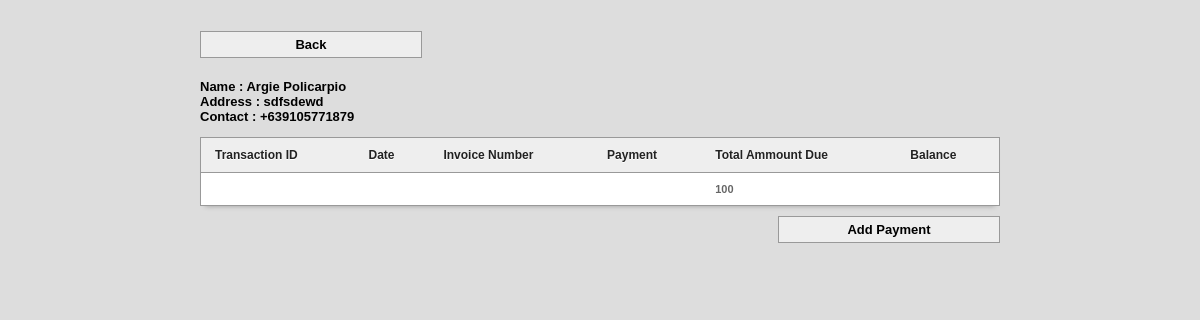
/main/customer_ledger.php?cname=RS-3323240, run on the app's committed database.
### tables this page shows
CREATE TABLE IF NOT EXISTS `customer` (
  `customer_id` int(11) NOT NULL AUTO_INCREMENT,
  `customer_name` varchar(100) NOT NULL,
  `address` varchar(100) NOT NULL,
  `contact` varchar(100) NOT NULL,
  `membership_number` varchar(100) NOT NULL,
  PRIMARY KEY (`customer_id`)
);

CREATE TABLE IF NOT EXISTS `sales` (
  `transaction_id` int(11) NOT NULL AUTO_INCREMENT,
  `invoice_number` varchar(100) NOT NULL,
  `cashier` varchar(100) NOT NULL,
  `date` varchar(100) NOT NULL,
  `type` varchar(100) NOT NULL,
  `amount` varchar(100) NOT NULL,
  `due_date` varchar(100) NOT NULL,
  `name` varchar(100) NOT NULL,
  `balance` varchar(100) NOT NULL,
  PRIMARY KEY (`transaction_id`)
);

### main/customer_ledger.php (the view, shortened to what this page needs)
<html>
<head>
<link href="../style.css" media="screen" rel="stylesheet" type="text/css" />
<link href="src/facebox.css" media="screen" rel="stylesheet" type="text/css" />
</head>
<body>
<div id="maintable">
<div style="margin-top: -19px; margin-bottom: 21px;">
<a id="addd" href="index.php" style="float: none;">Back</a>
</div>
<?php
include('../connect.php');
$tftft=$_GET['cname'];
$resulta = $db->prepare("SELECT * FROM sales WHERE invoice_number= :a");
$resulta->bindParam(':a', $tftft);
$resulta->execute();
for($i=0; $rowa = $resulta->fetch(); $i++){
$name=$rowa['name'];
$amount=$rowa['amount'];
}
$resultas = $db->prepare("SELECT * FROM customer WHERE customer_name= :b");
$resultas->bindParam(':b', $name);
$resultas->execute();
for($i=0; $rowas = $resultas->fetch(); $i++){
echo 'Name : '.$rowas['customer_name'].'<br>';
echo 'Address : '.$rowas['address'].'<br>';
echo 'Contact : '.$rowas['contact'].'<br>';
}
?>
<table id="resultTable" data-responsive="table">
	<thead>
		<tr>
			<th> Transaction ID </th>
			<th> Date </th>
			<th> Invoice Number </th>
			<th> Payment </th>
			<th> Total Ammount Due </th>
			<th> Balance </th>
		</tr>
	</thead>
	<tbody>
			<tr class="record">
			<td>&nbsp;</td>
			<td>&nbsp;</td>
			<td>&nbsp;</td>
			<td>&nbsp;</td>
			<td><strong><?php echo $amount; ?></strong></td>
			<td>&nbsp;</td>
			</tr>
	</tbody>
</table>
<a rel="facebox" id="addd" href="addledger.php?invoice=<?php echo $_GET['cname']; ?>&amount=<?php echo $amount; ?>" style="margin-top: 10px;">Add Payment</a><br><br>
</div>
</body>
</html>

### style.css (style rules this page uses)
body { background: #DDD; font-family: arial; font-size: 13px; font-weight: bold; }
#maintable { margin: 50px auto; width: 800px; }
#addd { border: 1px solid #999; background: #EEEEEE; padding: 5px 10px; box-shadow:0 1px 2px #ddd; -moz-box-shadow:0 1px 2px #ddd; -webkit-box-shadow:0 1px 2px #ddd; width: 25%; display: inline-block; float:right; text-align: center; text-decoration: none; color: #000000; }
#resultTable { border-collapse: separate; background-color: #FFFFFF; border-spacing: 0; max-width: 100%; }
#resultTable { color: #666666; text-shadow: 0 1px 0 #FFFFFF; width: 100%; border: 1px solid #999999; box-shadow: 0 5px 5px -5px rgba(0, 0, 0, 0.3); margin-top: 13px; }
#resultTable thead tr th { background: none repeat scroll 0 0 #EEEEEE; color: #222222; padding: 10px 14px; text-align: left; border-top: 0 none; font-size: 12px; }
#resultTable tbody tr td { background-color: #FFFFFF; font-size: 11px; text-align: left; padding: 10px 14px; border-top: 1px solid #999999; }

### data on the page
customer: customer_name "Argie Policarpio", address "sdfsdewd", contact "+639105771879"
sales: amount "100"
